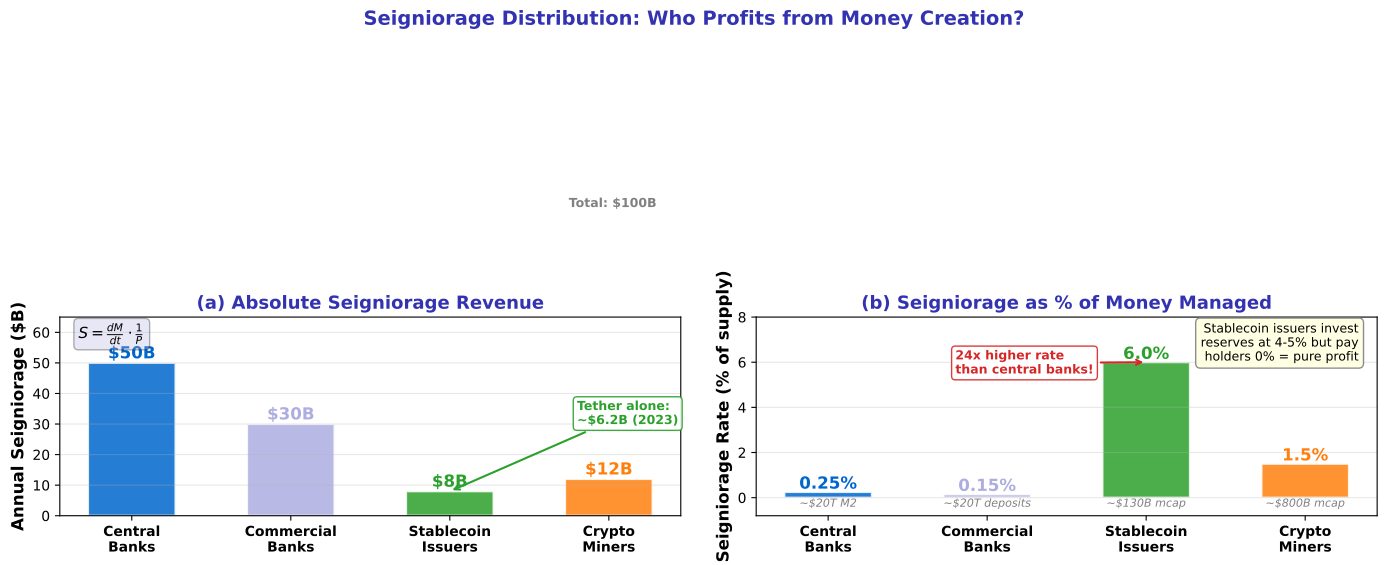

Here is the Python script that generated this plot:
r"""Seigniorage Distribution Across Money Types
# Multi-panel override: comparative statics requires simultaneous visibility

Economic Model:
    Seigniorage: $S = \frac{dM}{dt} \cdot \frac{1}{P}$.
    CB \$50B, Banks \$30B, Stablecoin \$8B, Miners \$12B.
    Based on seigniorage theory.

    As fraction of money supply managed:
    CB = 0.25% (of ~$20T M2), Banks = 0.15% (of ~$20T deposits),
    Stablecoin = 6% (of ~$130B market cap), Miners = 1.5% (of ~$800B BTC market cap).

    Key insight: stablecoin issuers earn disproportionately high seigniorage
    rates relative to money supply managed, because they invest reserves
    at market rates while paying holders 0%.

Citation: Seigniorage theory (Friedman 1971, Mundell 1971).
"""
import matplotlib.pyplot as plt
import numpy as np
from pathlib import Path

np.random.seed(42)

plt.rcParams.update({
    'font.size': 11, 'axes.labelsize': 12, 'axes.titlesize': 13,
    'xtick.labelsize': 10, 'ytick.labelsize': 10, 'legend.fontsize': 10,
    'figure.dpi': 150
})

MLPURPLE = '#3333B2'
MLBLUE = '#0066CC'
MLORANGE = '#FF7F0E'
MLGREEN = '#2CA02C'
MLRED = '#D62728'
MLLAVENDER = '#ADADE0'

# --- Parameters ---
entities = ['Central\nBanks', 'Commercial\nBanks', 'Stablecoin\nIssuers', 'Crypto\nMiners']
absolute_bn = [50, 30, 8, 12]  # $ billions
pct_of_supply = [0.25, 0.15, 6.0, 1.5]  # % of money supply managed
colors = [MLBLUE, MLLAVENDER, MLGREEN, MLORANGE]
colors_pct = [MLBLUE, MLLAVENDER, MLGREEN, MLORANGE]

# --- Figure: 1x2 ---
fig, (ax1, ax2) = plt.subplots(1, 2, figsize=(14, 5.5))

# === Panel (a): Absolute Seigniorage ($B) ===
x_pos = np.arange(len(entities))
bars1 = ax1.bar(x_pos, absolute_bn, color=colors, edgecolor='white',
                linewidth=1.5, alpha=0.85, width=0.55)

# Value labels
for i, val in enumerate(absolute_bn):
    ax1.text(i, val + 1.5, f'${val}B', ha='center', fontweight='bold',
             fontsize=12, color=colors[i])

# Total annotation
total = sum(absolute_bn)
ax1.axhline(y=total, color='gray', linestyle=':', linewidth=1, alpha=0.5)
ax1.text(3.3, total + 1, f'Total: ${total}B', fontsize=9, color='gray',
         ha='right', fontweight='bold')

# Highlight stablecoin profitability
ax1.annotate('Tether alone:\n~$6.2B (2023)',
             xy=(2, 8), xytext=(2.8, 30),
             fontsize=9, fontweight='bold', color=MLGREEN,
             arrowprops=dict(arrowstyle='->', color=MLGREEN, lw=1.5),
             bbox=dict(boxstyle='round,pad=0.3', facecolor='white',
                      edgecolor=MLGREEN, alpha=0.9))

# Formula
ax1.text(0.03, 0.97, '$S = \\frac{dM}{dt} \\cdot \\frac{1}{P}$',
         transform=ax1.transAxes, fontsize=11,
         verticalalignment='top',
         bbox=dict(boxstyle='round,pad=0.3', facecolor=MLLAVENDER, alpha=0.3))

ax1.set_xticks(x_pos)
ax1.set_xticklabels(entities, fontweight='bold')
ax1.set_ylabel('Annual Seigniorage ($B)', fontweight='bold')
ax1.set_title('(a) Absolute Seigniorage Revenue', fontweight='bold', color=MLPURPLE)
ax1.grid(True, alpha=0.3, axis='y')
ax1.set_ylim(0, 65)

# === Panel (b): Seigniorage as % of Money Supply Managed ===
bars2 = ax2.bar(x_pos, pct_of_supply, color=colors_pct, edgecolor='white',
                linewidth=1.5, alpha=0.85, width=0.55)

# Value labels
for i, val in enumerate(pct_of_supply):
    ax2.text(i, val + 0.15, f'{val:.2f}%' if val < 1 else f'{val:.1f}%',
             ha='center', fontweight='bold', fontsize=12, color=colors_pct[i])

# Highlight disproportionate stablecoin rate
ax2.annotate('24x higher rate\nthan central banks!',
             xy=(2, 6.0), xytext=(0.8, 5.5),
             fontsize=9, fontweight='bold', color=MLRED,
             arrowprops=dict(arrowstyle='->', color=MLRED, lw=1.5),
             bbox=dict(boxstyle='round,pad=0.3', facecolor='white',
                      edgecolor=MLRED, alpha=0.9))

# Explanation
ax2.text(0.97, 0.97,
         'Stablecoin issuers invest\nreserves at 4-5% but pay\nholders 0% = pure profit',
         transform=ax2.transAxes, fontsize=9,
         verticalalignment='top', horizontalalignment='right',
         bbox=dict(boxstyle='round,pad=0.4', facecolor='lightyellow',
                  edgecolor='gray', alpha=0.9))

# Show money supply bases
supply_labels = ['~$20T M2', '~$20T deposits', '~$130B mcap', '~$800B mcap']
for i, label in enumerate(supply_labels):
    ax2.text(i, -0.4, label, ha='center', fontsize=8, color='gray', style='italic')

ax2.set_xticks(x_pos)
ax2.set_xticklabels(entities, fontweight='bold')
ax2.set_ylabel('Seigniorage Rate (% of supply)', fontweight='bold')
ax2.set_title('(b) Seigniorage as % of Money Managed', fontweight='bold', color=MLPURPLE)
ax2.grid(True, alpha=0.3, axis='y')
ax2.set_ylim(-0.8, 8)

fig.suptitle('Seigniorage Distribution: Who Profits from Money Creation?',
             fontsize=14, fontweight='bold', color=MLPURPLE, y=1.02)

plt.tight_layout()
plt.savefig(Path(__file__).parent / 'chart.pdf', dpi=300, bbox_inches='tight')
plt.savefig(Path(__file__).parent / 'chart.png', dpi=150, bbox_inches='tight')
plt.close()
print("Seigniorage distribution chart saved to chart.pdf and chart.png")
